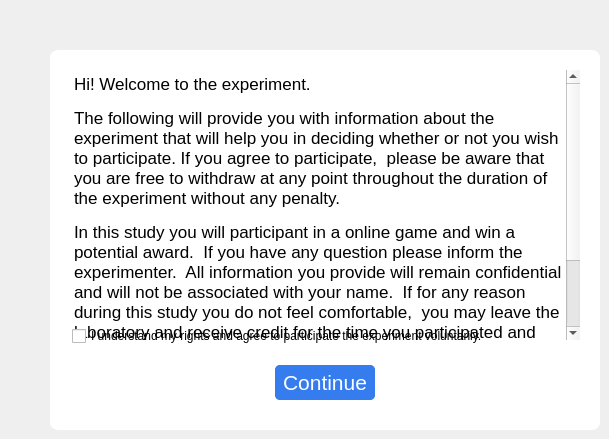
    <widget class="QWidget" name="page_1">
     <widget class="QWidget" name="page_1_dialog" native="true">
      <property name="geometry">
       <rect>
        <x>50</x>
        <y>50</y>
        <width>550</width>
        <height>380</height>
       </rect>
      </property>
      <property name="focusPolicy">
       <enum>Qt::NoFocus</enum>
      </property>
      <property name="styleSheet">
       <string notr="true">#page_1_dialog {background-color: white; border-radius: 8px;}</string>
      </property>
      <widget class="QTextEdit" name="state_text">
       <property name="geometry">
        <rect>
         <x>20</x>
         <y>20</y>
         <width>510</width>
         <height>270</height>
        </rect>
       </property>
       <property name="focusPolicy">
        <enum>Qt::NoFocus</enum>
       </property>
       <property name="styleSheet">
        <string notr="true">border: none;</string>
       </property>
       <property name="html">
        <string>&lt;!DOCTYPE HTML PUBLIC &quot;-//W3C//DTD HTML 4.0//EN&quot; &quot;http://www.w3.org/TR/REC-html40/strict.dtd&quot;&gt;
&lt;html&gt;&lt;head&gt;&lt;meta name=&quot;qrichtext&quot; content=&quot;1&quot; /&gt;&lt;style type=&quot;text/css&quot;&gt;
p, li { white-space: pre-wrap; }
&lt;/style&gt;&lt;/head&gt;&lt;body style=&quot; font-family:'.AppleSystemUIFont'; font-size:13pt; font-weight:400; font-style:normal;&quot;&gt;
&lt;p style=&quot; margin-top:0px; margin-bottom:0px; margin-left:0px; margin-right:0px; -qt-block-indent:0; text-indent:0px;&quot;&gt;Hi! Welcome to the experiment.&lt;/p&gt;
&lt;p style=&quot;-qt-paragraph-type:empty; margin-top:0px; margin-bottom:0px; margin-left:0px; margin-right:0px; -qt-block-indent:0; text-indent:0px; font-size:9pt;&quot;&gt;&lt;br /&gt;&lt;/p&gt;
&lt;p style=&quot; margin-top:0px; margin-bottom:0px; margin-left:0px; margin-right:0px; -qt-block-indent:0; text-indent:0px;&quot;&gt;The following will provide you with information about the experiment that will help you in deciding whether or not you wish to participate. If you agree to participate,  please be aware that you are free to withdraw at any point throughout the duration of the experiment without any penalty.&lt;/p&gt;
&lt;p style=&quot;-qt-paragraph-type:empty; margin-top:0px; margin-bottom:0px; margin-left:0px; margin-right:0px; -qt-block-indent:0; text-indent:0px; font-size:9pt;&quot;&gt;&lt;br /&gt;&lt;/p&gt;
&lt;p style=&quot; margin-top:0px; margin-bottom:0px; margin-left:0px; margin-right:0px; -qt-block-indent:0; text-indent:0px;&quot;&gt;In this study you will participant in a online game and win a potential award.  If you have any question please inform the experimenter.  All information you provide will remain confidential and will not be associated with your name.  If for any reason during this study you do not feel comfortable,  you may leave the laboratory and receive credit for the time you participated and your information will be discarded.  Your participation in this study will require approximately 10 minutes.&lt;/p&gt;
&lt;p style=&quot;-qt-paragraph-type:empty; margin-top:0px; margin-bottom:0px; margin-left:0px; margin-right:0px; -qt-block-indent:0; text-indent:0px; font-size:9pt;&quot;&gt;&lt;br /&gt;&lt;/p&gt;
&lt;p style=&quot; margin-top:0px; margin-bottom:0px; margin-left:0px; margin-right:0px; -qt-block-indent:0; text-indent:0px;&quot;&gt;By clicking the box you understand your rights and agree to participate in the experiment.&lt;/p&gt;&lt;/body&gt;&lt;/html&gt;</string>
       </property>
      </widget>
      <widget class="QPushButton" name="continue_button_inactive">
       <property name="enabled">
        <bool>false</bool>
       </property>
       <property name="geometry">
        <rect>
         <x>225</x>
         <y>315</y>
         <width>100</width>
         <height>35</height>
        </rect>
       </property>
       <property name="font">
        <font>
         <pointsize>16</pointsize>
        </font>
       </property>
       <property name="cursor">
        <cursorShape>ArrowCursor</cursorShape>
       </property>
       <property name="styleSheet">
        <string notr="true">color: white; background-color: gray; border-radius: 5px;</string>
       </property>
       <property name="text">
        <string>Continue</string>
       </property>
      </widget>
      <widget class="QCheckBox" name="state_checkbox">
       <property name="geometry">
        <rect>
         <x>22</x>
         <y>276</y>
         <width>480</width>
         <height>20</height>
        </rect>
       </property>
       <property name="text">
        <string>I understand my rights and agree to participate the experiment voluntarily.</string>
       </property>
      </widget>
      <widget class="QPushButton" name="continue_button_active">
       <property name="enabled">
        <bool>true</bool>
       </property>
       <property name="geometry">
        <rect>
         <x>225</x>
         <y>315</y>
         <width>100</width>
         <height>35</height>
        </rect>
       </property>
       <property name="font">
        <font>
         <pointsize>16</pointsize>
        </font>
       </property>
       <property name="cursor">
        <cursorShape>PointingHandCursor</cursorShape>
       </property>
       <property name="styleSheet">
        <string notr="true">color: white; background-color: #357DEF; border-radius: 5px;</string>
       </property>
       <property name="text">
        <string>Continue</string>
       </property>
      </widget>
     </widget>
    </widget>
